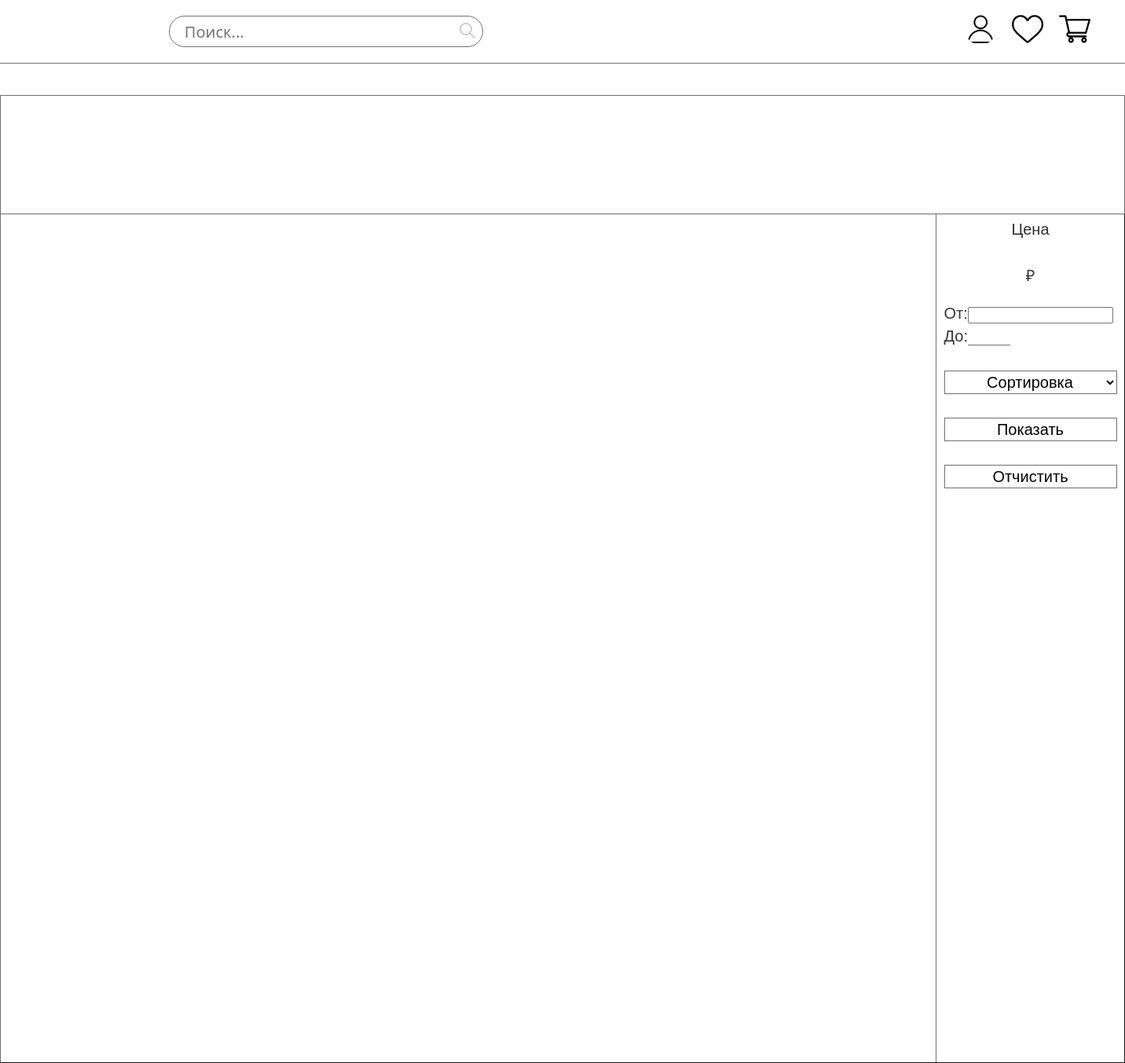
Page /catalogue/category/3 on the earlier database version.
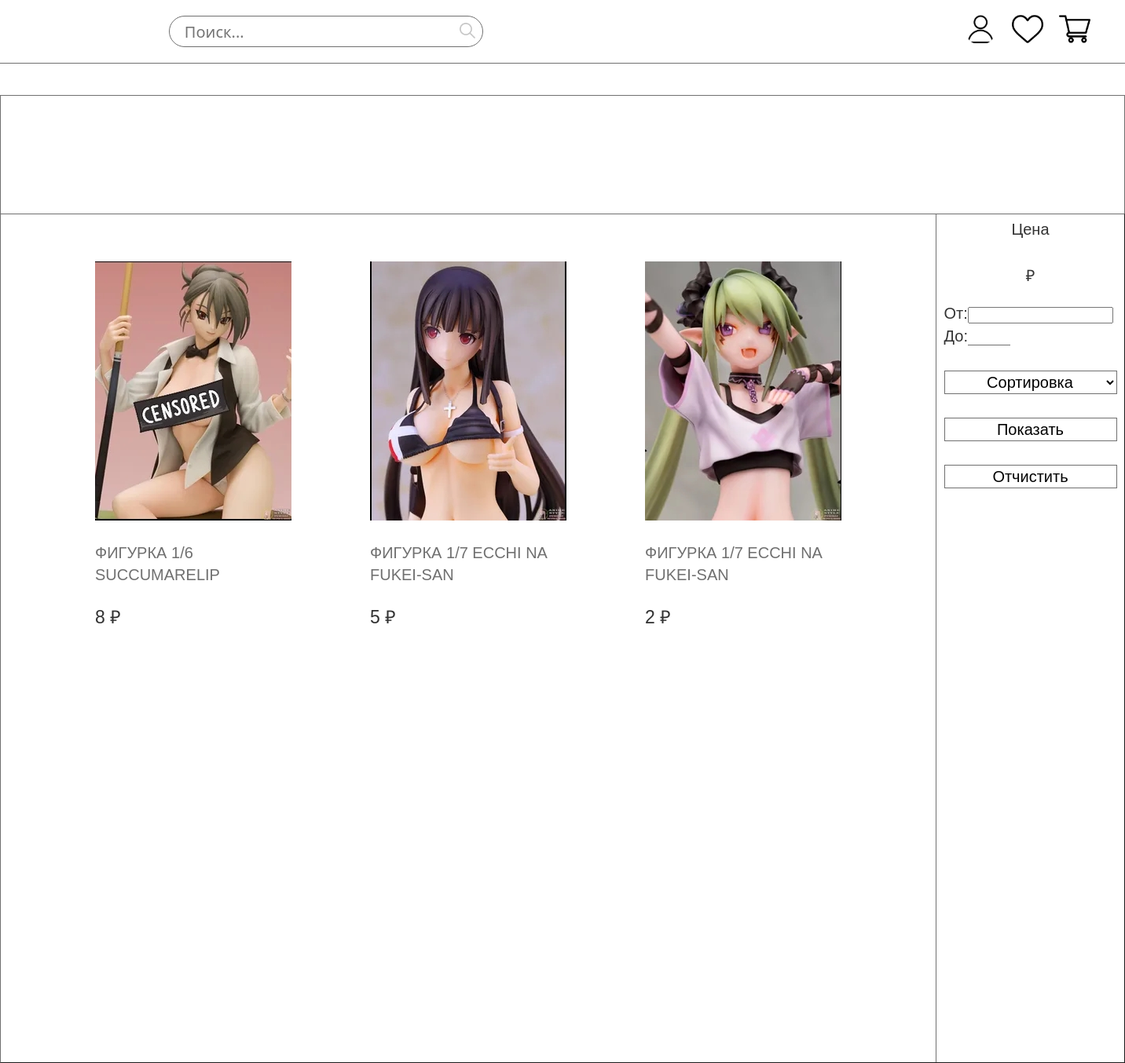
Same page on the later database version.
### shop/models.py (models this page shows, shortened)
class Product(models.Model):
    name = models.CharField(max_length=100, db_index=True, verbose_name='Наименование товара')
    slug = models.SlugField(max_length=100, db_index=True, verbose_name='Слаг')
    description = models.TextField(blank=True, verbose_name='Описание')
    price = models.PositiveIntegerField(verbose_name='Цена')
    available = models.BooleanField(default=True, verbose_name='Наличие')
    stock = models.PositiveIntegerField(verbose_name='В наличие штук')
    created_at = models.DateTimeField(auto_now_add=True, verbose_name='Создано')
    edited_at = models.DateTimeField(auto_now=True, verbose_name='Изменено')
    image = models.ImageField(upload_to=get_upload_path, blank=True, verbose_name='Изображение')
    tags = models.ManyToManyField(Category, 'Теги')
    class Meta:
        ordering = ('name',)
        index_together =(('id', 'slug'),)
        verbose_name = 'Продукт'
        verbose_name_plural = 'Продукты'

### shop/views.py (the view)
# urls.py: path('catalogue/category/<int:id>', get_category, name='get_category'),
def get_category(request, id):
    if request.method == 'GET':
        request.session['i'] = request.GET.get('sort')
        request.session['gte'] = request.GET.get('gte')
        request.session['lte'] = request.GET.get('lte')
        request.session['id'] = id
        sort_form = SortForm(request.GET)
        if not sort_form.is_valid():
            return redirect('shop:get_category', id=id)
        else:  # Чтобы значение оставалось после отправки формы
            sort_form.cleaned_data['gte'] = request.session['gte']
            sort_form.cleaned_data['lte'] = request.session['lte']
        products = sort_price(request)
        sort_form = SortForm(request.GET)
        context = {
            'products': products,
            'sort_form': sort_form,
        }
        return render(request, 'product/category.html', context)

### shop/forms.py
class SortForm(forms.Form):
    gte = forms.IntegerField(min_value=0, label='От', widget=forms.NumberInput(), required=False)
    lte = forms.IntegerField(min_value=0, label='До', widget=forms.NumberInput(), required=False)
    sort = forms.TypedChoiceField(label='',
                                  choices=choices,
                                  widget=forms.Select(
                                    attrs={
                                        'class': 'select-form',
                                        'align': 'center',
                                    }
                                  ), required=False)

### shop/templates/product/category.html (shortened to what this page needs)
{% extends 'base.html' %}
{% block content %}
{% if object_list %}
    {% with object_list.products as products %}
    {% with object_list.sort_form as sort_form %}
    {% with object_list.price_form as price_form %}
    <section class="cont">
        <div class="cont-sort">
        </div>
        <div class="filt-cont">
            <div class="flex-col-3">
                {% for product in products %}
                    <div class="card">
                        <a href="{% url 'shop:product_detail' product.pk %}">
                        <img class="card-img-top" src="{{ product.image.url }}" alt="изображение продукта">
                        <div class="card-body">
                            <p class="card-text">{{product.name | truncatechars:100}}</p>
                        </div>
                        </a>
                        <p class="card-price">{{product.price}} ₽</p>
                    </div>
                {% endfor %}
            </div>
            <div class="block-filt">
                <div class="top-part">
                    <p>Цена</p>
                </div>
                <div class="bot-part">
                    <form>
                    {{ sort_form }}
                    <button type="submit">
                        Показать
                    </button>
                    <button type="reset">
                        Отчистить
                    </button>
                    </form>
                </div>
            </div>
        </div>
        <div class="col-sm-4">
        </div>
      </div>
    </section>
    {% endwith %}
    {% endwith %}
    {% endwith %}
{% else %}
    <section class="cont">
        <div class="cont-sort">
        </div>
        <div class="filt-cont">
            <div class="flex-col-3">
                {% for product in products %}
                    <div class="card">
                        <a href="{% url 'shop:product_detail' product.pk %}">
                        <img class="card-img-top" src="{{ product.image.url }}" alt="изображение продукта">
                        <div class="card-body">
                            <p class="card-text">{{product.name | truncatechars:100}}</p>
                        </div>
                        </a>
                        <p class="card-price">{{product.price}} ₽</p>
                    </div>
                {% endfor %}
            </div>
            <div class="block-filt">
                <div class="top-part">
                    <p>Цена</p>
                </div>
                <form>
                <div class="mid-part">
                    <p>₽</p>
                </div>
                <div class="bot-part">
                    {{ sort_form }}
                    <button type="submit">
                        Показать
                    </button>
                    <button type="reset">
                        Отчистить
                    </button>
                </div>
                </form>
            </div>
        </div>
    </section>
{% endif %}
{% endblock %}

### shop/templates/base.html (shortened to what this page needs)
<!DOCTYPE html>
<html lang="en">
<head>
    {% load static %}
    <link rel="stylesheet" href="/static/css/style.css">
</head>
<body>
<nav class="navibar">
    <div class="headroom-wrapper">
        <div class="search">
            <form class="in_search" action="{% url 'shop:search' %}" method='GET'>
                <input class="search_inpt" name="q" type="search" placeholder="Поиск..." value="{{query_text}}">
                <button class="search_btn">
                    <img src="/static/images/search.svg">
                </button>
            </form>
        </div>
        <ul class="head_btns">
            <li><img src="/static/images/person_icon.svg"></li>
            <li><img src="/static/images/heart.svg"></li>
            <li><img src="/static/images/supermarket.svg"></li>
        </ul>
    </div>
    <div class="action_stroke" role="alert"></div>
</nav>
{% block content %}
{% endblock %}
</body>
</html>

### static/css/style.css (style rules this page uses)
input[type="number"] { -moz-appearance: textfield; }
html, body { font-family: 'Myriad Pro',"Helvetica",sans-serif; font-size: 16px; line-height: 1.42857; color: #333; background-color: #f6f6f6; width: 100%; min-height: 100%; min-width: 60%; margin: 0px; -webkit-tap-highlight-color: rgba(255, 255, 255, 0); -webkit-tap-highlight-color: transparent; }
.headroom-wrapper { height: 80px; display: flex; box-sizing: border-box; background: #FFFFFF; }
.action_stroke { height: 40px; border-top: solid 1px #707070; border-bottom: solid 1px #707070; background: #FFFFFF; }
.head_btns { position: relative; display: flex; box-sizing: border-box; margin-top: 25px; align-self: flex-end; max-width: 50%; }
.head_btns li { margin-right: 20px; box-sizing: border-box; display: inline-block; }
.head_btns li img { width: 40px; height: 40px; }
.search { position: relative; width: 400px; height: 30px; margin-top: 20px; margin-left: 15%; margin-right: 40%; }
.in_search { min-width: 50%; }
.search_inpt { position: absolute; top: 0; left: 0; padding: 0; height: 40px; width: 100%; box-sizing: border-box; padding-left: 19px; padding-right: 19px; border-radius: 20px; border: solid 1px #707070; outline: none; font-family: 'Segoe UI', Tahoma, Geneva, Verdana, sans-serif; font-size: 20px; font-weight: 200; }
.search_btn { position: absolute; width: 40px; height: 40px; border-radius: 50%; top: 0; right: 0; border: 1px solid transparent; background-color: inherit; padding: 0; }
.search_btn img { width: 20px; height: 20px; opacity: 0.7; }
.cont { text-decoration: none; }
.cont-sort { background-color: #FFFFFF; max-width: 1440px; margin-left: auto; margin-right: auto; height: 150px; border-left: 1px solid #707070; border-right: 1px solid #707070; }
.filt-cont { max-width: 1440px; margin-left: auto; margin-right: auto; background-color: #FFFFFF; display: flex; border: 1px outset #707070; }
.block-filt { font-size: 20px; height: 1080px; width: 250px; border-left: 1px outset #707070; padding: 0 5px; }
.flex-col-3 { display: flex; flex-wrap: wrap; justify-content: center; padding: 60px 70px; min-width: 1190px; box-sizing: border-box; }
.card { width: 250px; height: 450px; margin: 0 50px 50px 50px; transition: opacity 0.3s ease-in; }
.card a { text-decoration: none; }
.card-body p { text-decoration: none; }
.card-img-top { width: 250px; height: 330px; }
.card-text { color: #707070; font-size: 20px; }
.card-price { font-size: 23px; font-weight: 500; }
.top-part { text-align: center; }
.top-part p { margin: 5px 0; }
.mid-part { display: flex; justify-content: space-around; margin-top: 10px; }
.mid-part #id_gte, #id_lte { width: 50px; height: 16px; margin-top: auto; margin-bottom: auto; outline: none; border: none; border-bottom: 1px solid #707070; overflow: hidden; }
.bot-part { max-width: 220px; margin-left: auto; margin-right: auto; }
.bot-part button { margin-top: 30px; display: block; outline: none; text-decoration: none; border: 1px #707070 solid; width: 220px; height: 30px; font-family: 'Myriad Pro', sans-serif; font-size: 20px; background-color: #FFFFFF; cursor: pointer; }
.bot-part select { margin-top: 30px; display: block; outline: none; text-decoration: none; border: 1px #707070 solid; width: 220px; height: 30px; font-family: 'Myriad Pro', sans-serif; font-size: 20px; background-color: #FFFFFF; padding-left: 5%; text-align: center; }

Differences in the rows shown:
added Product: image (picture), name "ФИГУРКА 1/6 SUCCUMARELIP", price "8"
added Product: image (picture), name "ФИГУРКА 1/7 ECCHI NA FUKEI-SAN", price "5"
added Product: image (picture), name "ФИГУРКА 1/7 ECCHI NA FUKEI-SAN", price "2"
